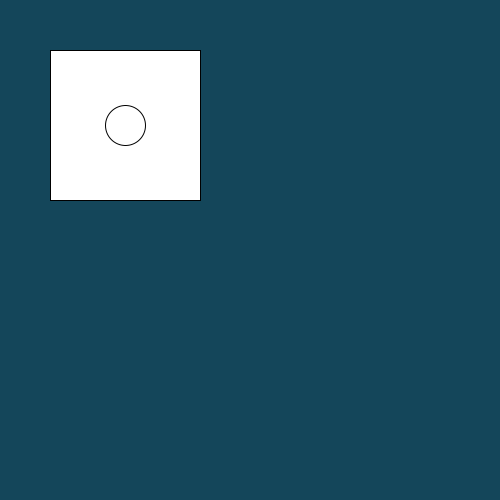
Frame 1 (no input)
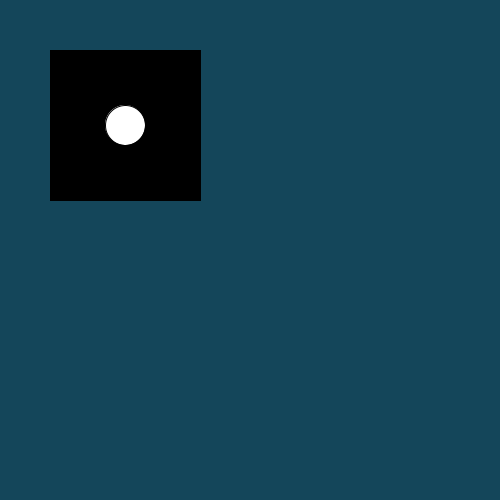
Frame 2 (the mouse pressed at the canvas centre, redrawn once)

The Processing sketch that drew these frames (run headless with seeded random() and noise(); the mouse was pressed at the canvas centre and the sketch redrawn once):

// Processing sketch: diceWright
// ── diceWright.pde

Die die;

void setup()
{
    size(500,500);
    background(20,70,90);
    noLoop();
}
void draw()
{
    rect(50,50,150,150);
      fill(255);
      ellipse(125,125,40,40);
      fill(0);
     
    
}
void mousePressed()
{
    redraw();
}


class Die //models one single dice cube
{
  
   int x;
   int y;
    //variable declarations here
    Die(int x, int y) //constructor
    {
      this.x=x;
      this.y=y;
        
    }
    void roll()
    {
      
    }
    void show()
    {
      rect(100,100,20,20);
      fill(255);
      
      
        
    }
}
